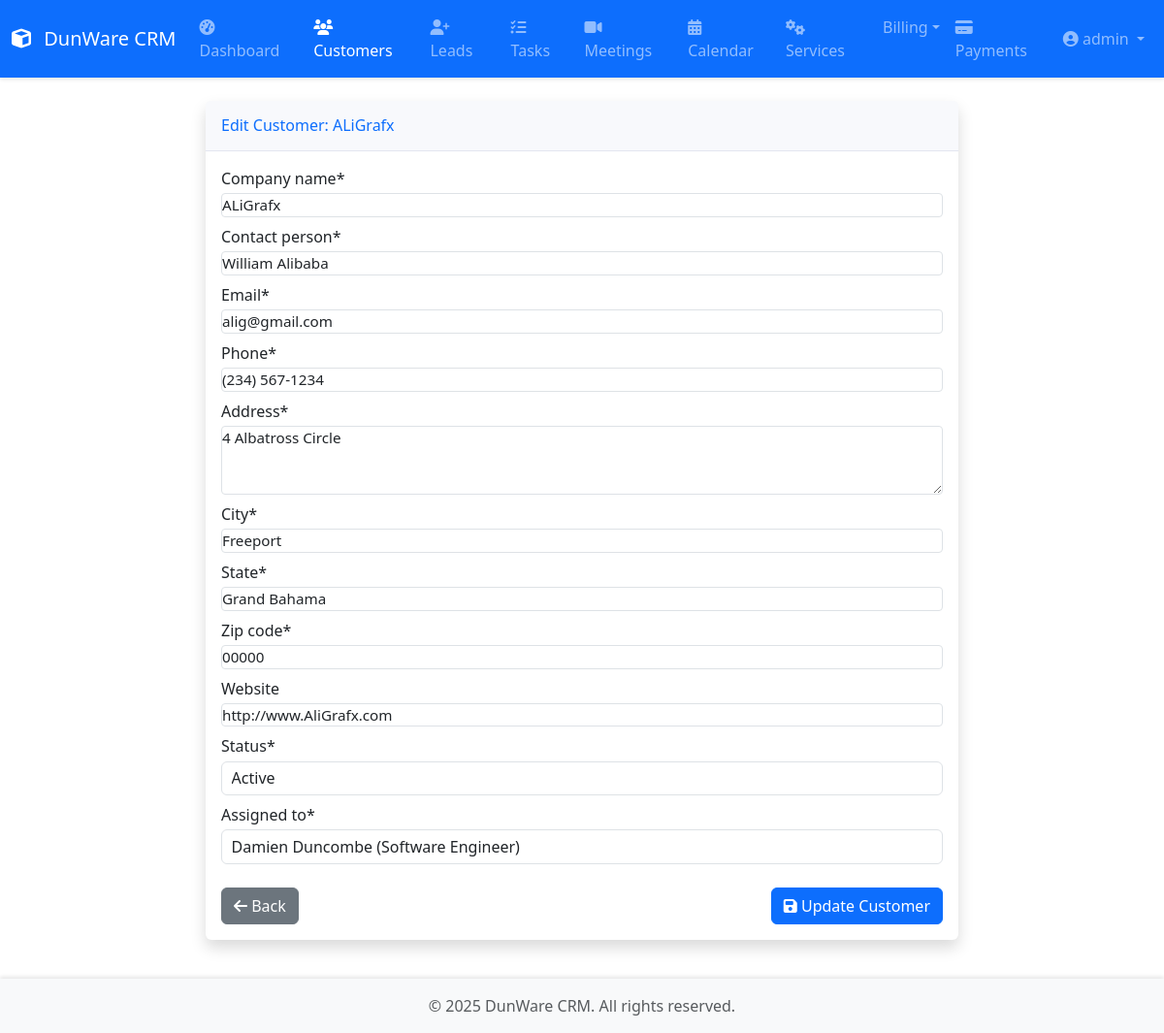
/customers/4/update/ (signed in), run on the app's committed database.
### core/models.py (models this page shows, shortened)
class Customer(models.Model):
    CUSTOMER_STATUS = [
        ('active', 'Active'),
        ('inactive', 'Inactive'),
        ('pending', 'Pending')
    ]
    company_name = models.CharField(max_length=200)
    contact_person = models.CharField(max_length=100)
    email = models.EmailField()
    phone = models.CharField(max_length=15)
    address = models.TextField()
    city = models.CharField(max_length=100)
    state = models.CharField(max_length=100)
    zip_code = models.CharField(max_length=10)
    website = models.URLField(blank=True, null=True)
    status = models.CharField(max_length=20, choices=CUSTOMER_STATUS, default='active')
    assigned_to = models.ForeignKey(Employee, on_delete=models.SET_NULL, null=True, related_name='customers')
    created_at = models.DateTimeField(auto_now_add=True)
    updated_at = models.DateTimeField(auto_now=True)

### core/views.py (the view, shortened to what this page needs)
# urls.py: path('customers/<int:pk>/update/', views.CustomerUpdateView.as_view(), name='customer-update'),
class CustomerUpdateView(LoginRequiredMixin, UpdateView):
    model = Customer
    form_class = CustomerForm
    template_name = 'core/customer_form.html'
    success_url = reverse_lazy('customer-list')

### core/forms.py (shortened to what this page needs)
class CustomerForm(forms.ModelForm):
    class Meta:
        model = Customer
        fields = ('company_name', 'contact_person', 'email', 'phone',
                 'address', 'city', 'state', 'zip_code', 'website',
                 'status', 'assigned_to')
        widgets = {
            'address': forms.Textarea(attrs={'rows': 3}),
        }
    def __init__(self, *args, **kwargs):
        super(CustomerForm, self).__init__(*args, **kwargs)
        employees = Employee.objects.all()
        if employees.exists():
            self.fields['assigned_to'].queryset = employees
            self.fields['assigned_to'].label_from_instance = lambda obj: f"{obj.user.get_full_name()} ({obj.position})"
        else:
            self.fields['assigned_to'].queryset = Employee.objects.none()

### core/templates/core/customer_form.html (shortened to what this page needs)
{% extends 'core/base.html' %}
{% load crispy_forms_tags %}
{% block content %}
<div class="row justify-content-center">
    <div class="col-lg-8">
        <div class="card shadow">
            <div class="card-header py-3">
                <h6 class="m-0 font-weight-bold text-primary">
                    {% if form.instance.pk %}
                        Edit Customer: {{ form.instance.company_name }}
                    {% else %}
                        New Customer
                    {% endif %}
                </h6>
            </div>
            <div class="card-body">
                <form method="post" enctype="multipart/form-data">
                    {{ form|crispy }}
                    <div class="d-flex justify-content-between mt-4">
                        <a href="{% url 'customer-list' %}" class="btn btn-secondary">
                            <i class="fas fa-arrow-left"></i> Back
                        </a>
                        <button type="submit" class="btn btn-primary">
                            <i class="fas fa-save"></i>
                            {% if form.instance.pk %}
                                Update Customer
                            {% else %}
                                Create Customer
                            {% endif %}
                        </button>
                    </div>
                </form>
            </div>
        </div>
    </div>
</div>
{% endblock %}

### core/templates/core/base.html (shortened to what this page needs)
{% load static %}
<!DOCTYPE html>
<html lang="en">
<head>
    <link href="https://cdn.jsdelivr.net/npm/bootstrap@5.3.2/dist/css/bootstrap.min.css" rel="stylesheet">
    <link href="https://cdn.jsdelivr.net/npm/@fortawesome/fontawesome-free@6.4.2/css/all.min.css" rel="stylesheet">
    <link href="https://cdn.jsdelivr.net/npm/flatpickr/dist/flatpickr.min.css" rel="stylesheet">
    <link href="{% static 'css/style.css' %}" rel="stylesheet">
</head>
<body>
    <nav class="navbar navbar-expand-lg navbar-dark bg-primary">
        <div class="container-fluid">
            <a class="navbar-brand" href="{% url 'dashboard' %}">
                <i class="fas fa-cube"></i> DunWare CRM
            </a>
            <div class="collapse navbar-collapse" id="navbarMain">
                {% if user.is_authenticated %}
                <ul class="navbar-nav me-auto">
                    <li class="nav-item">
                        <a class="nav-link {% if request.resolver_match.url_name == 'dashboard' %}active{% endif %}"
                           href="{% url 'dashboard' %}">
                            <i class="fas fa-tachometer-alt"></i> Dashboard
                        </a>
                    </li>
                    <li class="nav-item">
                        <a class="nav-link {% if 'customer' in request.resolver_match.url_name %}active{% endif %}"
                           href="{% url 'customer-list' %}">
                            <i class="fas fa-users"></i> Customers
                        </a>
                    </li>
                    <li class="nav-item">
                        <a class="nav-link {% if 'lead' in request.resolver_match.url_name %}active{% endif %}"
                           href="{% url 'lead-list' %}">
                            <i class="fas fa-user-plus"></i> Leads
                        </a>
                    </li>
                    <li class="nav-item">
                        <a class="nav-link {% if 'task' in request.resolver_match.url_name %}active{% endif %}"
                           href="{% url 'task-list' %}">
                            <i class="fas fa-tasks"></i> Tasks
                        </a>
                    </li>
                    <li class="nav-item">
                        <a class="nav-link {% if 'meeting' in request.resolver_match.url_name %}active{% endif %}"
                           href="{% url 'meeting-list' %}">
                            <i class="fas fa-video"></i> Meetings
                        </a>
                    </li>
                    <li class="nav-item">
                        <a class="nav-link {% if 'calendar' in request.resolver_match.url_name %}active{% endif %}"
                           href="{% url 'calendar' %}">
                            <i class="fas fa-calendar-alt"></i> Calendar
                        </a>
                    </li>
                    <li class="nav-item">
                        <a class="nav-link {% if 'service' in request.resolver_match.url_name %}active{% endif %}"
                           href="{% url 'service-list' %}">
                            <i class="fas fa-cogs"></i> Services
                        </a>
                    </li>
                    <li class="nav-item dropdown">
                        <a class="nav-link dropdown-toggle {% if 'billing' in request.resolver_match.url_name %}active{% endif %}" href="#" id="billingDropdown" role="button" data-bs-toggle="dropdown">Billing</a>
                    </li>
                    <li class="nav-item">
                        <a class="nav-link {% if 'payment' in request.resolver_match.url_name %}active{% endif %}"
                           href="{% url 'payment-list' %}">
                            <i class="fas fa-credit-card"></i> Payments
                        </a>
                    </li>
                </ul>
                    <ul class="navbar-nav ms-auto">
                        <li class="nav-item dropdown">
                            <a class="nav-link dropdown-toggle" href="#" id="navbarDropdown"
                               role="button" data-bs-toggle="dropdown">
                                <i class="fas fa-user-circle"></i>
                                {{ user.get_full_name|default:user.username }}
                            </a>
                        </li>
                    </ul>
                {% endif %}
            </div>
        </div>
    </nav>
    <div class="container-fluid py-4">
        {% block content %}{% endblock %}
    </div>
    <footer class="footer mt-auto py-3 bg-light">
        <div class="container text-center">
            <span class="text-muted">© {% now "Y" %} DunWare CRM. All rights reserved.</span>
        </div>
    </footer>
</body>
</html>

### dunware_crm/static/css/style.css (style rules this page uses)
body { min-height: 100vh; display: flex; flex-direction: column; }
.container-fluid { flex: 1; }
.navbar { box-shadow: 0 2px 4px rgba(0,0,0,.1); }
.navbar-brand i { margin-right: 0.5rem; }
.card { box-shadow: 0 0.15rem 1.75rem 0 rgba(58, 59, 69, 0.15); border: none; margin-bottom: 1rem; }
.card-header { background-color: #f8f9fc; border-bottom: 1px solid #e3e6f0; }
.form-group, .mb-3 { margin-bottom: 0.6rem !important; padding-bottom: 0 !important; }
.form-label { margin-bottom: 0.2rem; font-weight: 500; display: block; }
.form-control { padding: 0.3rem 0.6rem; font-size: 0.95rem; border-radius: 4px; }
select.form-control, select { -webkit-appearance: none !important; -moz-appearance: none !important; appearance: none !important; background: none !important; padding-right: 0.6rem; }
.form-control::after, select::after { display: none !important; content: "" !important; }
.form-control, .form-group { margin-bottom: 0.5rem !important; padding: 0 !important; }
.footer { margin-top: auto; box-shadow: 0 -2px 4px rgba(0,0,0,.1); }
.form-group, .mb-3 { margin-bottom: 0.5rem !important; padding-bottom: 0 !important; }
select { padding: 0.3rem 0.6rem !important; font-size: 0.95rem; border-radius: 4px; }

### data on the page
Customer: instance.company_name "ALiGrafx", company_name "ALiGrafx", contact_person "William Alibaba", email "alig@gmail.com", phone "(234) 567-1234", address "4 Albatross Circle", city "Freeport", state "Grand Bahama", zip_code "00000", website "http://www.AliGrafx.com", status "Active", assigned_to "Damien Duncombe (Software Engineer)"

### other printed values
{{ user.get_full_name|default:user.username }} "admin"
